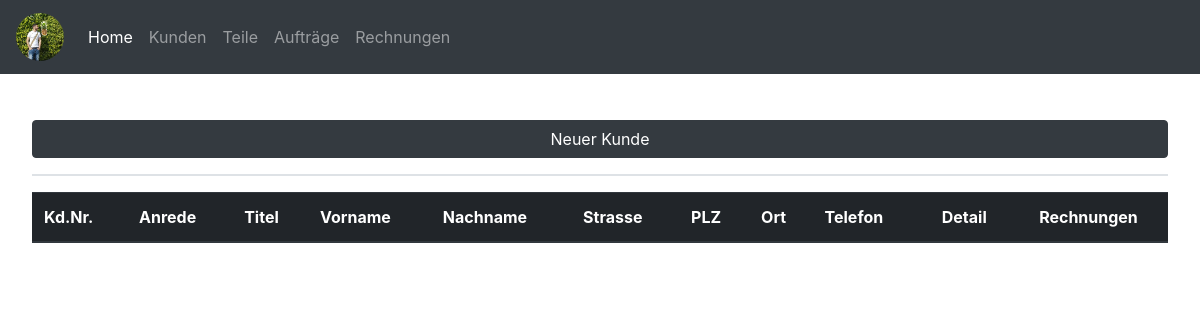
The page /customer.php on the database as committed earlier.
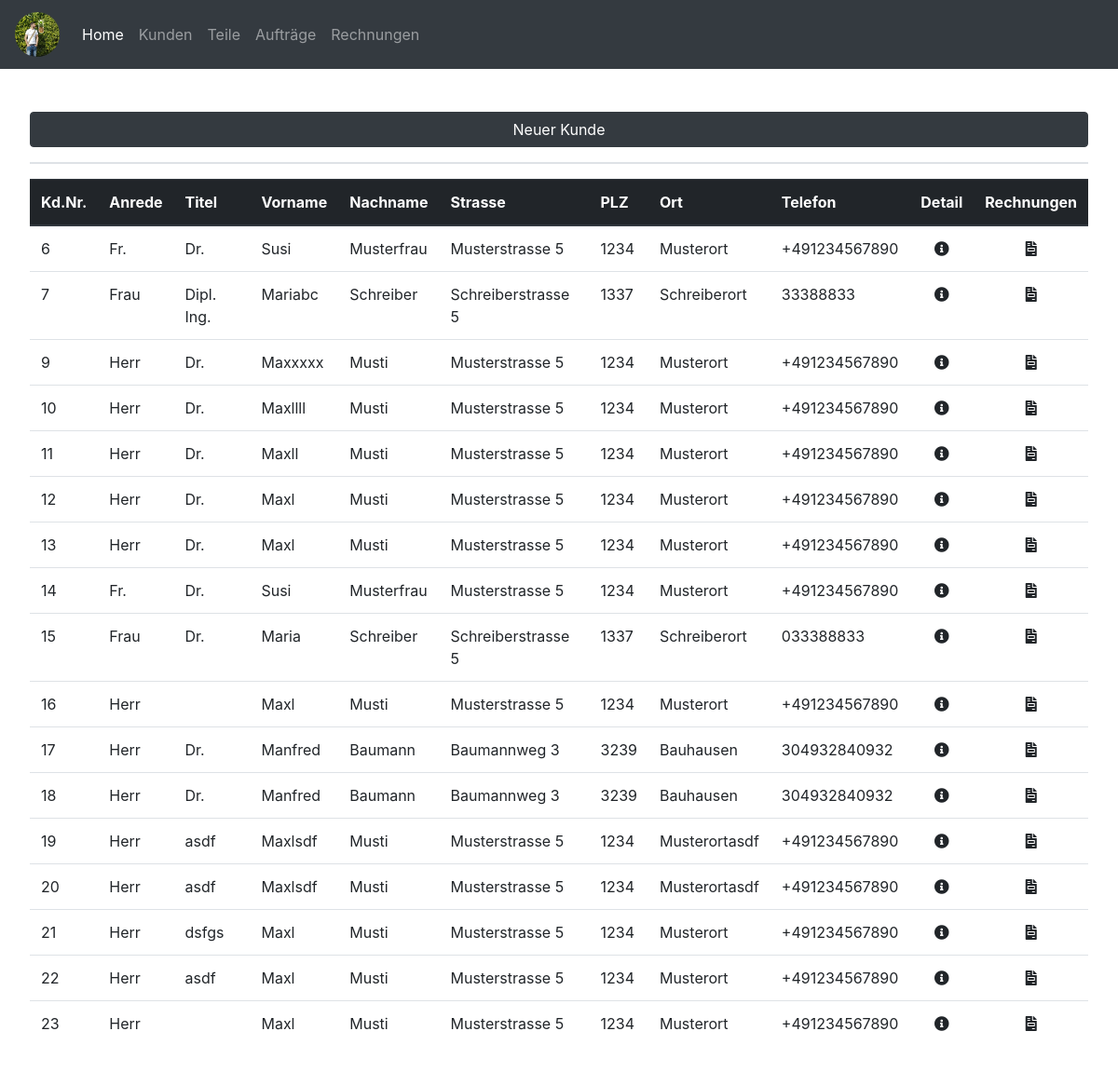
The same page on the database as committed later.
### tables this page shows
CREATE TABLE `kunde` (
  `kundennummer` int(10) NOT NULL,
  `anrede` varchar(15) NOT NULL,
  `titel` varchar(10) NOT NULL,
  `vorname` varchar(20) NOT NULL,
  `nachname` varchar(20) NOT NULL,
  `gebdat` date NOT NULL,
  `strasse` varchar(50) NOT NULL,
  `plz` int(10) NOT NULL,
  `ort` varchar(50) NOT NULL,
  `telefon` varchar(20) NOT NULL,
  `email` varchar(50) NOT NULL,
  `newsletter` tinyint(1) NOT NULL,
  `kommentar` text NOT NULL,
  `kundeseit` date NOT NULL
);

### customer.php (the view, shortened to what this page needs)
<?php include('connection.php') ?>
<?php include('header.php') ?>
<button type="button" class="btn btn-dark btn-new-car mb-3 mb-lg-0" data-toggle="modal" data-target="#customernewmodal">
    Neuer Kunde
    </button>
    <br /><hr />
    <table id="customertable" class="display table table-hover">
        <thead class="thead-dark">
            <tr>
                <th>Kd.Nr.</th>
                <th>Anrede</th>
                <th>Titel</th>
                <th>Vorname</th>
                <th>Nachname</th>
                <th>Strasse</th>
                <th>PLZ</th>
                <th>Ort</th>
                <th>Telefon</th>
                <th><center>Detail</center></th>
                <th><center>Rechnungen</center></th>
            </tr>
        </thead>
        <tbody>
        <?php
            $sql = "SELECT * from kunde ORDER BY kundennummer ASC";
            foreach ($pdo->query($sql) as $row) {
                echo "<tr href='customer_detail.php?kundennummer=" . $row['kundennummer'] . "'><td>" . $row['kundennummer'] . "</td>";
                echo "<td>" . $row['anrede'] . "</td>";
                echo "<td>" . $row['titel'] . "</td>";
                echo "<td>" . $row['vorname'] . "</td>";
                echo "<td>" . $row['nachname'] . "</td>";
                echo "<td>" . $row['strasse'] . "</td>";
                echo "<td>" . $row['plz'] . "</td>";
                echo "<td>" . $row['ort'] . "</td>";
                echo "<td>" . $row['telefon'] . "</td>";
                echo "<td><a title='Details' class='' href='customer_detail.php?kundennummer=" . $row['kundennummer'] . "'><center><i class='fas fa-info-circle'></i></center></a></td>";
                echo "<td><a title='Rechnungen' class='' href='rechnungen.php?kundennummer=" . $row['kundennummer'] . "'><center><i class='fas fa-file-invoice'></i></center></a></td></tr>"; ?>
            <?php }; ?>
        </tbody>
    </table>
<?php include('footer.php') ?>

Rows that differ between the two databases and show on the page:
added kunde: kundennummer "6", anrede "Fr.", titel "Dr.", vorname "Susi", nachname "Musterfrau", strasse "Musterstrasse 5", plz "1234", ort "Musterort", telefon "+491234567890"
added kunde: kundennummer "7", anrede "Frau", titel "Dipl. Ing.", vorname "Mariabc", nachname "Schreiber", strasse "Schreiberstrasse 5", plz "1337", ort "Schreiberort", telefon "33388833"
added kunde: kundennummer "9", anrede "Herr", titel "Dr.", vorname "Maxxxxx", nachname "Musti", strasse "Musterstrasse 5", plz "1234", ort "Musterort", telefon "+491234567890"
added kunde: kundennummer "10", anrede "Herr", titel "Dr.", vorname "Maxllll", nachname "Musti", strasse "Musterstrasse 5", plz "1234", ort "Musterort", telefon "+491234567890"
added kunde: kundennummer "11", anrede "Herr", titel "Dr.", vorname "Maxll", nachname "Musti", strasse "Musterstrasse 5", plz "1234", ort "Musterort", telefon "+491234567890"
added kunde: kundennummer "12", anrede "Herr", titel "Dr.", vorname "Maxl", nachname "Musti", strasse "Musterstrasse 5", plz "1234", ort "Musterort", telefon "+491234567890"
added kunde: kundennummer "13", anrede "Herr", titel "Dr.", vorname "Maxl", nachname "Musti", strasse "Musterstrasse 5", plz "1234", ort "Musterort", telefon "+491234567890"
added kunde: kundennummer "14", anrede "Fr.", titel "Dr.", vorname "Susi", nachname "Musterfrau", strasse "Musterstrasse 5", plz "1234", ort "Musterort", telefon "+491234567890"
added kunde: kundennummer "15", anrede "Frau", titel "Dr.", vorname "Maria", nachname "Schreiber", strasse "Schreiberstrasse 5", plz "1337", ort "Schreiberort", telefon "033388833"
added kunde: kundennummer "16", anrede "Herr", vorname "Maxl", nachname "Musti", strasse "Musterstrasse 5", plz "1234", ort "Musterort", telefon "+491234567890"
added kunde: kundennummer "17", anrede "Herr", titel "Dr.", vorname "Manfred", nachname "Baumann", strasse "Baumannweg 3", plz "3239", ort "Bauhausen", telefon "304932840932"
added kunde: kundennummer "18", anrede "Herr", titel "Dr.", vorname "Manfred", nachname "Baumann", strasse "Baumannweg 3", plz "3239", ort "Bauhausen", telefon "304932840932"
added kunde: kundennummer "19", anrede "Herr", titel "asdf", vorname "Maxlsdf", nachname "Musti", strasse "Musterstrasse 5", plz "1234", ort "Musterortasdf", telefon "+491234567890"
added kunde: kundennummer "20", anrede "Herr", titel "asdf", vorname "Maxlsdf", nachname "Musti", strasse "Musterstrasse 5", plz "1234", ort "Musterortasdf", telefon "+491234567890"
added kunde: kundennummer "21", anrede "Herr", titel "dsfgs", vorname "Maxl", nachname "Musti", strasse "Musterstrasse 5", plz "1234", ort "Musterort", telefon "+491234567890"
added kunde: kundennummer "22", anrede "Herr", titel "asdf", vorname "Maxl", nachname "Musti", strasse "Musterstrasse 5", plz "1234", ort "Musterort", telefon "+491234567890"
added kunde: kundennummer "23", anrede "Herr", vorname "Maxl", nachname "Musti", strasse "Musterstrasse 5", plz "1234", ort "Musterort", telefon "+491234567890"
